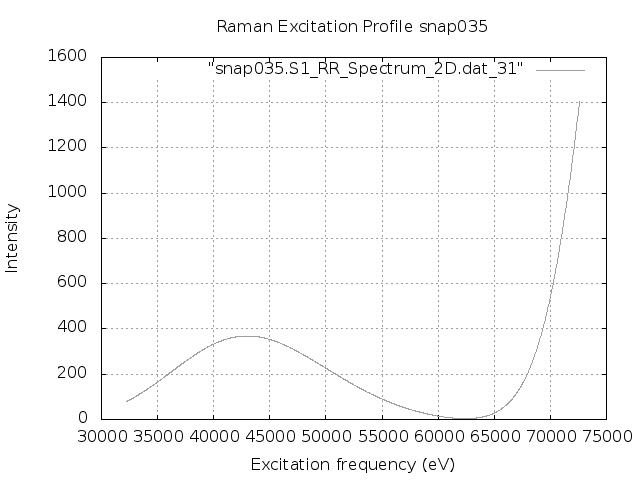

Here is the gnuplot script that generated this plot:
set terminal png
set output "snap035.S1.REP.png"
set xlabel 'Excitation frequency (eV)'
set ylabel 'Intensity'
set title "Raman Excitation Profile snap035"
set grid
set autoscale
plot "snap035.S1_RR_Spectrum_2D.dat_31" with lines lc "blue"
exit
